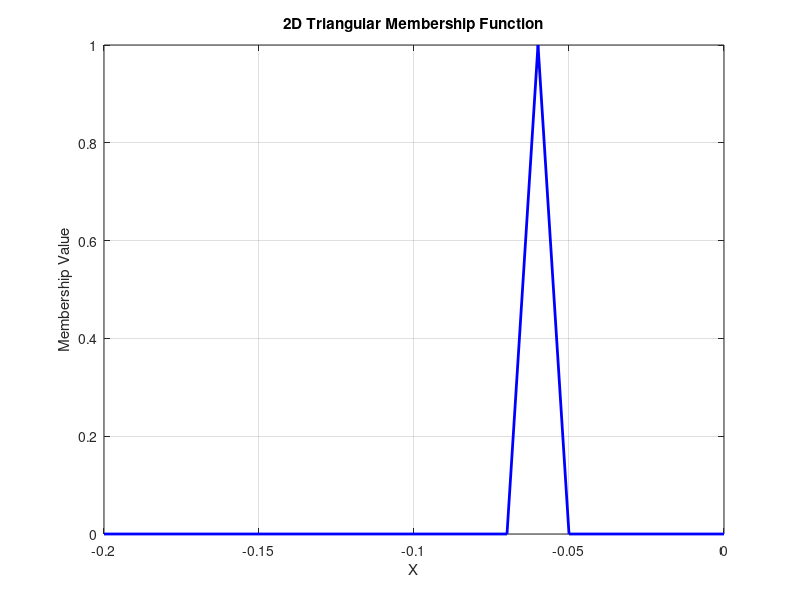

This figure's MATLAB source:
% Parameters for the triangular membership function
c = -0.05;  % Leftmost point
b = -0.06;  % Peak
a = -0.07; % Rightmost point

% % Triangular membership function definition
% trimf = @(x, params) max(0, min((x - params(1)) / (params(2) - params(1)), ...
%                                (params(3) - x) / (params(3) - params(2))));

% Define the range for X
x = -0.2:0.01:0;

% Compute the membership values
y = trimf(x, [a, b, c]);

% Plot the 2D triangular membership function
figure;
plot(x, y, 'b-', 'LineWidth', 2);
xlabel('X');
ylabel('Membership Value');
title('2D Triangular Membership Function');
grid on;
